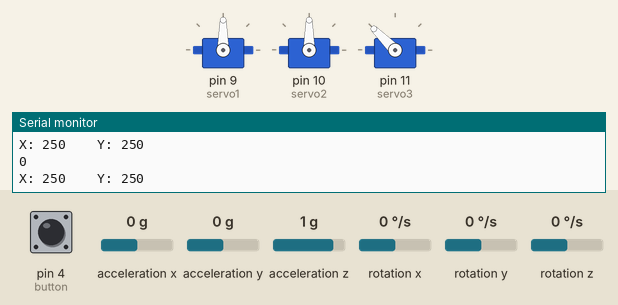
This sketch was run on a simulated Arduino Uno, built with avr-gcc and run on an emulated ATmega328P. Parts: 3 × servo, the last lines printed to the serial monitor. The test bench sets the inputs (shaded band); at power-on: acceleration x 0 g, pin 4 (button) HIGH, acceleration y 0 g, acceleration z 1 g, rotation x 0 °/s, rotation y 0 °/s, rotation z 0 °/s.

Above: at 1.2 s.
1.3 s: acceleration x set to -0.4 g
At 2.9 s:
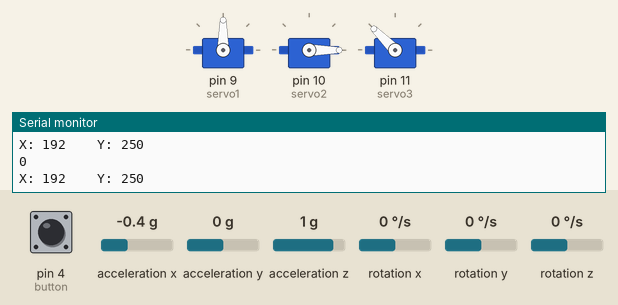
4.3 s: pin 4 (button) pulled LOW for 3.2 s
At 5.6 s:
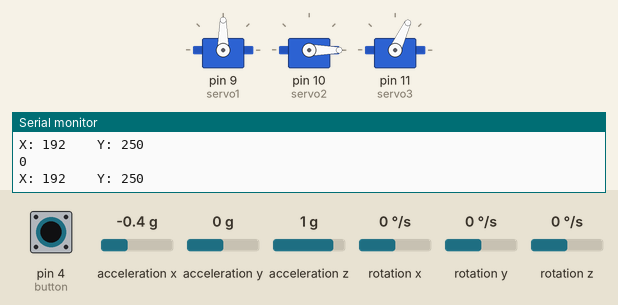
9.0 s: pin 4 (button) pulled LOW for 1 s
At 10.6 s:
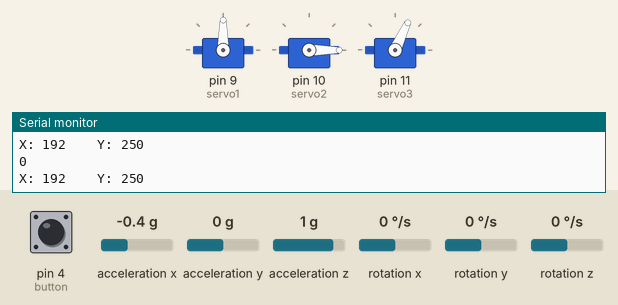
11.5 s: acceleration x set to 0.1 g
13.0 s: acceleration x set to 0.4 g
At 15.7 s:
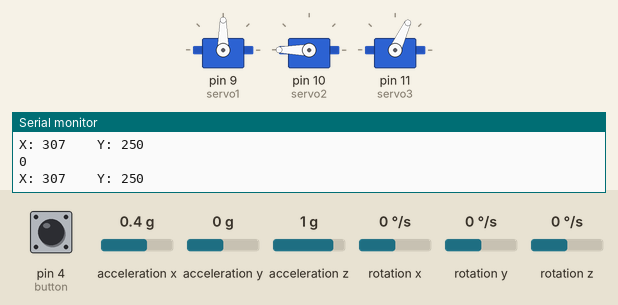
16.0 s: acceleration y set to -0.3 g
17.5 s: acceleration y set to -0.6 g
At 19.7 s:
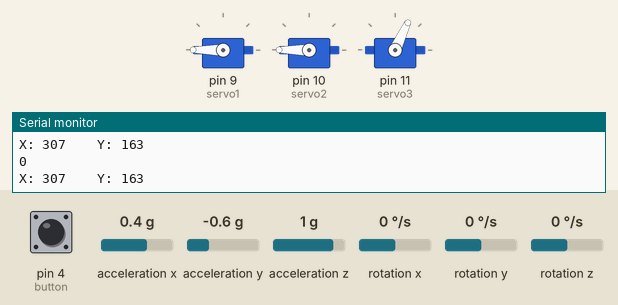
Timing chart, 0 to 21.2 s (numbered marks = the images above; inputs shaded):
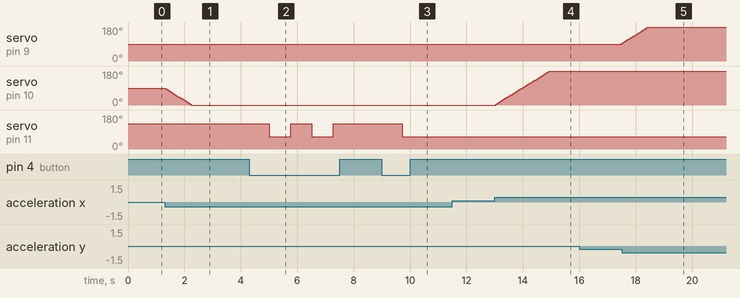

The sketch:

sketch_gesture.ino
```cpp
//Add the necessary libraries
#include "I2Cdev.h"     //For communicate with MPU6050
#include "MPU6050.h"    //The main library of the MPU6050
#include <Servo.h>

Servo servo1;  // create servo object to control a servo
int pos1=90;   // variable to store the servo position
Servo servo2;
int pos2=90;
Servo servo3;
int pos3=135;  //claw servo (Threshold: close=135; open=65)

int temp;
int mode = 0;
int off=0;
int button = 4;

//Define the object to access and cotrol the Gyro and Accelerometer (We don't use the Gyro data)
MPU6050 mpu;
int16_t ax, ay, az;
int16_t gx, gy, gz;

//Store direction (X axis and Y axis)
int data[2];


void setup(){
  pinMode(button, INPUT_PULLUP);
  servo1.attach(9);           // attaches the servo1 on pin 9 to the servo object
  servo2.attach(10);
  servo3.attach(11);
  servo3.write(135);
  mpu.initialize();           //Initialize the MPU object
  Serial.begin(9600);
}


void loop(void){

  if(digitalRead(button)==LOW){
    delay(300);

  if(digitalRead(button)==LOW){  //for press+hold : claw open/close
    if(mode==0){
      mode=1;
    } else{
      mode=0;
    }
    delay(400);
    if(mode==1){
    servo3.write(65);
    //delay(20);
  }else{
    servo3.write(135);
    //delay(20);
  }
  }
  else{      //for single press : sensor on/off
    if(off==0){
      off=1;
    } else{
      off=0;
    }
  }
  }

Serial.println(off);

  //With this function, the acceleration and gyro values of the axes are taken.

  if(off==0){
  mpu.getMotion6(&ax, &ay, &az, &gx, &gy, &gz);

  //In two-way control, the X axis (data [0]) of the MPU6050 allows the robot arm to move up/down.
  //Y axis (data [1]) allows the robot to move wrist.
  data[0] = map(ax, -17000, 17000, 100, 400 ); //Send X axis data
  data[1] = map(ay, -17000, 17000, 100, 400);  //Send Y axis data
  Serial.print("X: ");
  Serial.print(data[0]);
  Serial.print("    Y: ");
  Serial.println(data[1]);

   if(data[1] > 320){
    temp=pos1-5;
    if(temp>=0 && temp<=180){
    pos1=temp;
    servo1.write(pos1);
    }
   }
   if(data[1] < 180){
    temp=pos1+5;
    if(temp>=0 && temp<=180){
    pos1=temp;
    servo1.write(pos1);
    }
   }

   if(data[0] > 290){
    temp=pos2+5;
    if(temp>=0 && temp<=180){
    pos2=temp;
    servo2.write(pos2);
    }
   }
   if(data[0] < 210){
    temp=pos2-5;
    if(temp>=0 && temp<=180){
    pos2=temp;
    servo2.write(pos2);
    }
   }
  }

  delay(50);

} //end loop
```

Measured:
- the behaviour switches between -0.2 and -0.3 g on acceleration x (found by bisection; images 0 and 1)
- the behaviour switches between 0.2 and 0.3 g on acceleration x (found by bisection; images 3 and 4)
- the behaviour switches between -0.4 and -0.5 g on acceleration y (found by bisection; images 4 and 5)
- after the input at 1.3 s, servo on pin 10 (servo2): moves from 90° to 0° over 0.93 s, starting at once
- after the input at 4.3 s, servo on pin 11 (servo3): alternates 135° for 0.75 s and 65° for 0.75 s, 4 changes in all, then stays 135°, starting after 0.71 s
- after the input at 9.0 s, servo on pin 11 (servo3): 135° → 65° after 0.73 s
- after the input at 13.0 s, servo on pin 10 (servo2): moves from 0° to 180° over 1.9 s, starting at once
- after the input at 17.5 s, servo on pin 9 (servo1): moves from 90° to 180° over 0.93 s, starting at once
